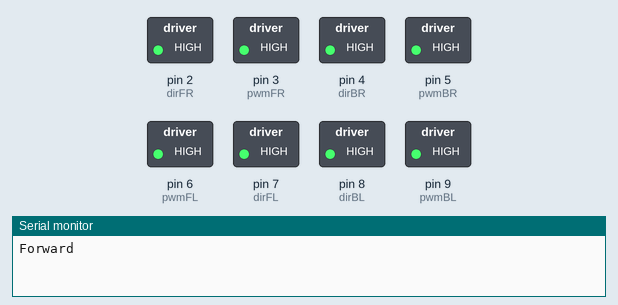
Simulated run of this sketch. Board: Arduino Uno, built with avr-gcc and run on an emulated ATmega328P. Parts: switched loads named in the sketch (green lamp = pin HIGH), the last lines printed to the serial monitor.

Above: at 0.1 s.
At 6.1 s:
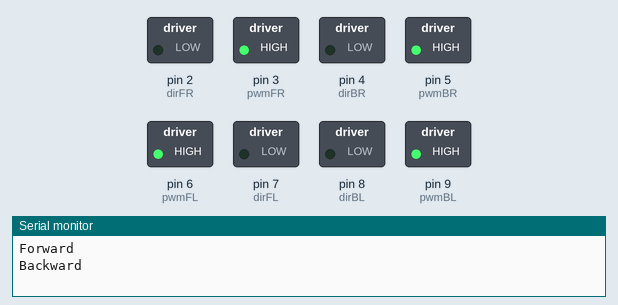
At 9.1 s:
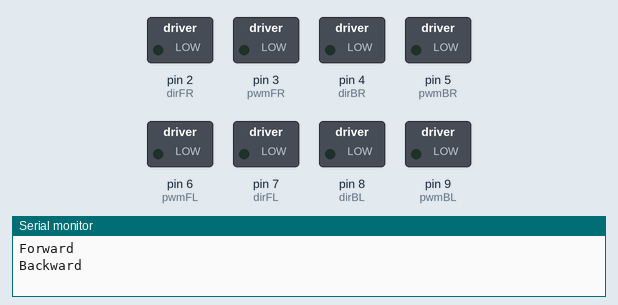
At 12.1 s:
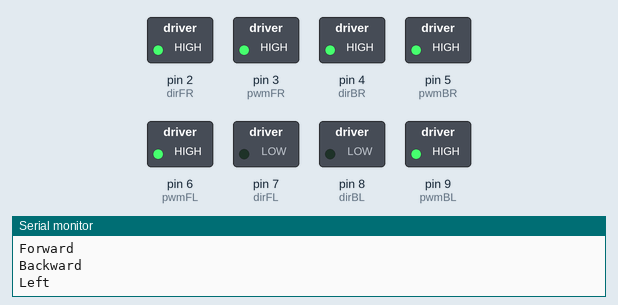
At 18.1 s:
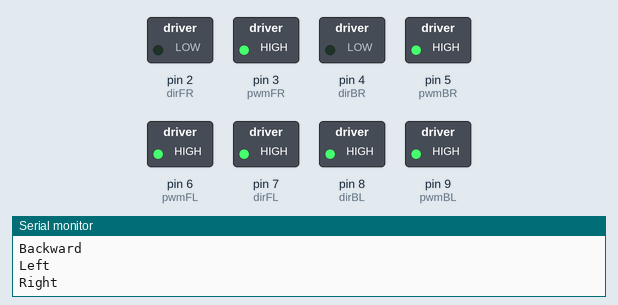
At 34.4 s:
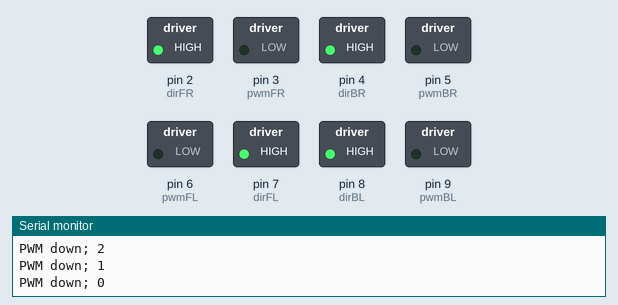
Timing chart, 0 to 40.0 s (numbered marks = the images above):
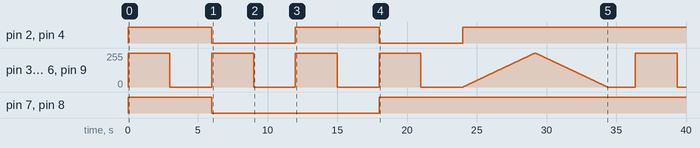

Measured:
- by itself, pin 2 (dirFR), pin 4 (dirBR): alternates HIGH for 6.0 s and LOW for 6.0 s, 5 changes in all, then stays HIGH
- by itself, pin 7 (dirFL), pin 8 (dirBL): LOW → HIGH at 0.00 s, → LOW 6.0 s later, → HIGH 12.0 s later
- by itself, pin 3 (pwmFR), pin 5 (pwmBR), pin 6 (pwmFL), pin 9 (pwmBL): 0/255 → 255/255 at 0.00 s, → 0/255 3.0 s later, → 255/255 3.0 s later, → 0/255 3.0 s later, … (520 changes in this stretch)

The sketch:

SparkfunMotorCont.ino
```cpp
int pwmFL = 6;
int pwmBL = 9;
int pwmFR = 3;
int pwmBR = 5;
int dirFL = 7;
int dirBL = 8;
int dirFR = 2;
int dirBR = 4;
int spd = 255;
int dly = 3000;
void setup() {
  Serial.begin(9600);
  pinMode(pwmFL, OUTPUT);
  pinMode(pwmFR, OUTPUT);
  pinMode(pwmBL, OUTPUT);
  pinMode(pwmBR, OUTPUT);
  pinMode(dirFL, OUTPUT);
  pinMode(dirFR, OUTPUT);
  pinMode(dirBL, OUTPUT);
  pinMode(dirBR, OUTPUT);
}

void loop() {
  //Forward
  Serial.println("Forward");
  digitalWrite(dirFR, HIGH);
  analogWrite(pwmFR, spd);
  digitalWrite(dirFL, HIGH);
  analogWrite(pwmFL, spd);
  digitalWrite(dirBR, HIGH);
  analogWrite(pwmBR, spd);
  digitalWrite(dirBL, HIGH);
  analogWrite(pwmBL, spd);
  delay(dly);
  //stop
  analogWrite(pwmFR, 0);
  analogWrite(pwmFL, 0);
  analogWrite(pwmBR, 0);
  analogWrite(pwmBL, 0);
  delay(dly);

  //Backward
  Serial.println("Backward");
  digitalWrite(dirFR, LOW);
  analogWrite(pwmFR, spd);
  digitalWrite(dirFL, LOW);
  analogWrite(pwmFL, spd);
  digitalWrite(dirBR, LOW);
  analogWrite(pwmBR, spd);
  digitalWrite(dirBL, LOW);
  analogWrite(pwmBL, spd);
  delay(dly);
  //stop
  analogWrite(pwmFR, 0);
  analogWrite(pwmFL, 0);
  analogWrite(pwmBR, 0);
  analogWrite(pwmBL, 0);
  delay(dly);

  //Left
  Serial.println("Left");
  digitalWrite(dirFR, HIGH);
  analogWrite(pwmFR, spd);
  digitalWrite(dirFL, LOW);
  analogWrite(pwmFL, spd);
  digitalWrite(dirBR, HIGH);
  analogWrite(pwmBR, spd);
  digitalWrite(dirBL, LOW);
  analogWrite(pwmBL, spd);
  delay(dly);
  //stop
  analogWrite(pwmFR, 0);
  analogWrite(pwmFL, 0);
  analogWrite(pwmBR, 0);
  analogWrite(pwmBL, 0);
  delay(dly);

  //Right
  Serial.println("Right");
  digitalWrite(dirFR, LOW);
  analogWrite(pwmFR, spd);
  digitalWrite(dirFL, HIGH);
  analogWrite(pwmFL, spd);
  digitalWrite(dirBR, LOW);
  analogWrite(pwmBR, spd);
  digitalWrite(dirBL, HIGH);
  analogWrite(pwmBL, spd);
  delay(dly);
  //stop
  analogWrite(pwmFR, 0);
  analogWrite(pwmFL, 0);
  analogWrite(pwmBR, 0);
  analogWrite(pwmBL, 0);
  delay(dly);

  for (int i = 0; i <= 255; i++) {
    Serial.print("PWM up; ");
    Serial.println(i);
    digitalWrite(dirFR, HIGH);
    analogWrite(pwmFR, i);
    digitalWrite(dirFL, HIGH);
    analogWrite(pwmFL, i);
    digitalWrite(dirBR, HIGH);
    analogWrite(pwmBR, i);
    digitalWrite(dirBL, HIGH);
    analogWrite(pwmBL, i);
    delay(20);
  }

  for (int i = 255; i >= 0; i--) {
    Serial.print("PWM down; ");
    Serial.println(i);
    digitalWrite(dirFR, HIGH);
    analogWrite(pwmFR, i);
    digitalWrite(dirFL, HIGH);
    analogWrite(pwmFL, i);
    digitalWrite(dirBR, HIGH);
    analogWrite(pwmBR, i);
    digitalWrite(dirBL, HIGH);
    analogWrite(pwmBL, i);
    delay(20);
  }
  delay(2000);
}
```
